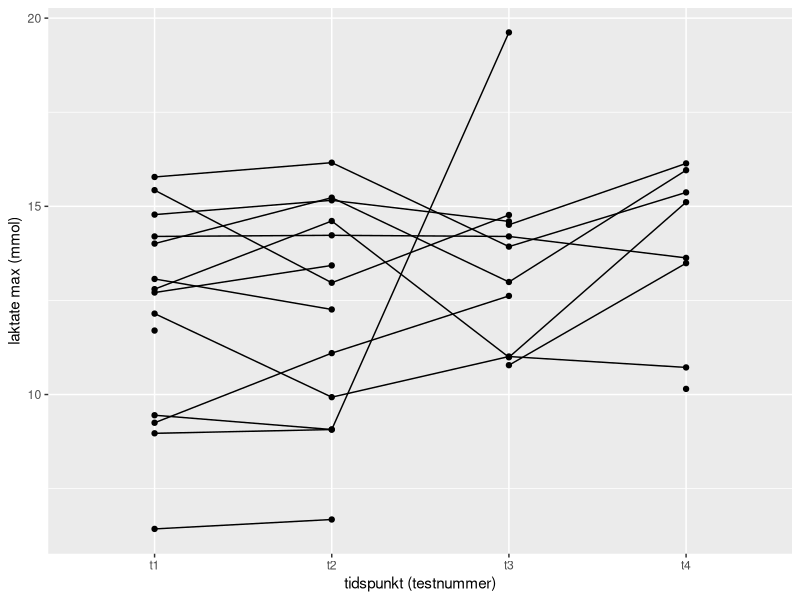
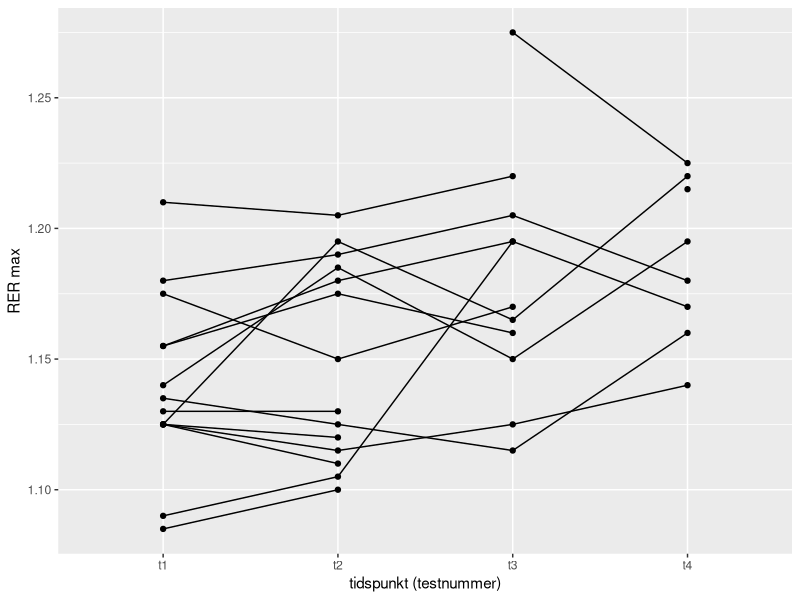

Generate these figures, in order, with R:
## ---- chunk 1
# Last inn nødvendige biblioteker
library(readxl)
library(dplyr)
library(tidyverse)


# Definerer variablene som skal brukes
vars <- c("id", "timepoint", "temperature", "humidity", 
          "sex", "age", "height", "weight", "w.max", 
          "vo2.max", "vco2.max", "rer.max", "ve.max", 
          "bf.max", "hr.max", "la.max", 
          "borg.max")

# Leser inn dataene fra Excel-filer og kombinerer dem
dat <- bind_rows(
read_excel("data/g1.xlsx", sheet = "data_excel", na = "na") %>%
  select(all_of(vars)) %>%
  mutate(group = "G1", 
         id = paste0(group, "_", id)) ,

read_excel("data/g2.xlsx", na = "na") %>%
   select(all_of(vars)) %>%
  mutate(group = "G2", 
         id = paste0(group, "_", id)) ,

read_excel("data/g3.xlsx") %>%
   select(all_of(vars)) %>%
  mutate(timepoint = paste0("t", timepoint), 
         group = "G3", 
         id = paste0(group, "_", id)) ,

read_excel("data/g4.xlsx") %>%
   select(all_of(vars)) %>%
  mutate(group = "G4", 
         id = paste0(group, "_", id)) )


# Viser de første radene av det samlede datasettet





## ---- chunk 2
dat %>%
  select(timepoint, age, height, weight) %>%
  group_by(timepoint) %>%
  summarise(
    m.age = mean(age, na.rm = TRUE),
    sd.age = sd(age, na.rm = TRUE),
    m.height = mean(height, na.rm = TRUE),
    sd.height = sd(height, na.rm = TRUE),
    m.weight = mean(weight, na.rm = TRUE),
    sd.weight = sd(weight, na.rm = TRUE),
    n = n(),
    .groups = "drop"
  )
# velger etter variablene, grupperer de etter timepoint(testdagene), summerer de forskjellige verdiene, n teller antall rader(deltagere) i hver gruppe 

## ---- chunk 3

dat %>%
  select(timepoint, sex, age, height, weight) %>%
  group_by(timepoint, sex) %>%
  summarise(
    m.age = mean(age, na.rm = TRUE),
    sd.age = sd(age, na.rm = TRUE),
    m.height = mean(height, na.rm = TRUE),
    sd.height = sd(height, na.rm = TRUE),
    m.weight = mean(weight, na.rm = TRUE),
    sd.weight = sd(weight, na.rm = TRUE),
    n = n(),
    .groups = "drop"
  )

## ---- chunk 4


dat %>%
  group_by(timepoint) %>%
  summarise(
    m = mean(la.max, na.rm = TRUE),
    s = sd(la.max, na.rm = TRUE),
     n = n(),
    .groups = "drop")

## ---- chunk 5


dat %>%
  group_by(timepoint, sex) %>%
  summarise(
    m = mean(la.max, na.rm = TRUE),
    s = sd(la.max, na.rm = TRUE),
     n = n(),
    .groups = "drop")

## ---- chunk 6


dat %>%
  group_by(timepoint) %>%
  summarise(
    m = mean(rer.max, na.rm = TRUE),
    s = sd(rer.max, na.rm = TRUE),
     n = n(),
    .groups = "drop"
  )

## ---- chunk 7


dat %>%
  group_by(timepoint, sex) %>%
  summarise(
    m = mean(rer.max, na.rm = TRUE),
    s = sd(rer.max, na.rm = TRUE),
     n = n(),
    .groups = "drop"
  )

## ---- chunk 8

ggplot(data = dat,
       aes(y = la.max,
           x = timepoint,
           group = id)) +
  
  geom_point() +
  
  geom_line() + 
  
  labs(y = "laktate max (mmol)",
       x = "tidspunkt (testnummer)")


## ---- chunk 9

ggplot(data = dat,
       aes(y = rer.max,
           x = timepoint,
           group = id)) +
  
  geom_point() +
  
  geom_line() + 
  
  labs(y = "RER max",
       x = "tidspunkt (testnummer)")


## ---- chunk 10
cv <- dat %>%
  select(id, timepoint, la.max) %>%
  pivot_wider(names_from = timepoint, 
              values_from = la.max) %>%
  
  mutate(diff = t2 - t1) %>% # Change/difference score
  summarise(m = mean(c(t1, t2), na.rm = TRUE), 
            s = sd(diff, na.rm = TRUE),  # Summarize to calculate sd, and... 
            te = s / sqrt(2), 
            cv = 100 * (te/m)) 


cv_percent <- round(cv$cv,1)




## ---- chunk 11

cv <- dat %>%
  select(id, timepoint, rer.max) %>%
  pivot_wider(names_from = timepoint, 
              values_from = rer.max) %>%
  
  mutate(diff = t2 - t1) %>% # Change/difference score
  summarise(m = mean(c(t1, t2), na.rm = TRUE), 
            s = sd(diff, na.rm = TRUE),  # Summarize to calculate sd, and... 
            te = s / sqrt(2), 
            cv = 100 * (te/m)) 


cv_percentRER <- round(cv$cv,1)



## ---- chunk 12
sd_age_t4 <- dat %>%
  filter(timepoint == "t4") %>%
  summarise(sd_age = sd(age, na.rm = TRUE)) %>%
  pull(sd_age)

#for å referere til standard avik til t4 i teksten

